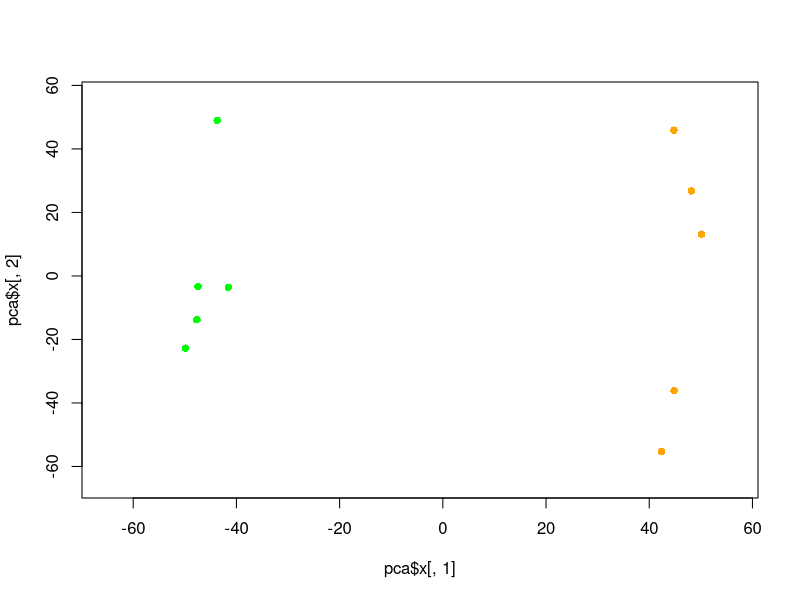
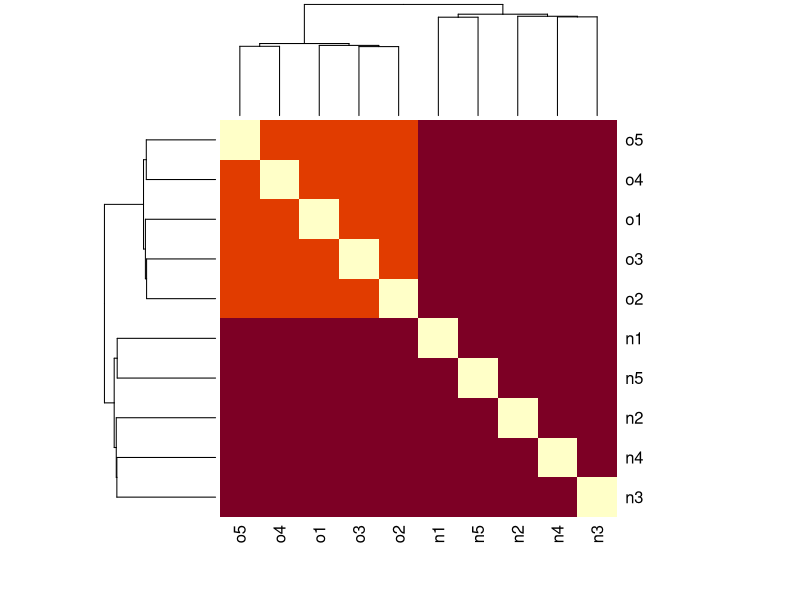
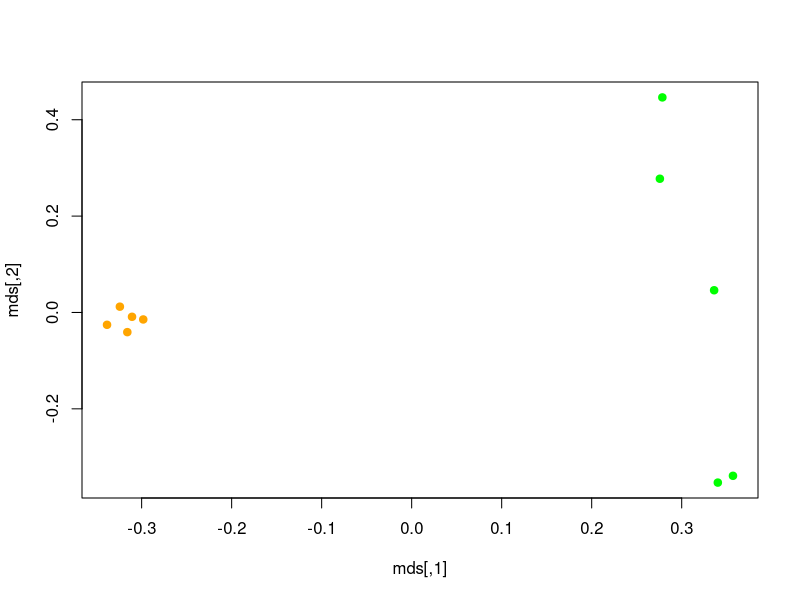
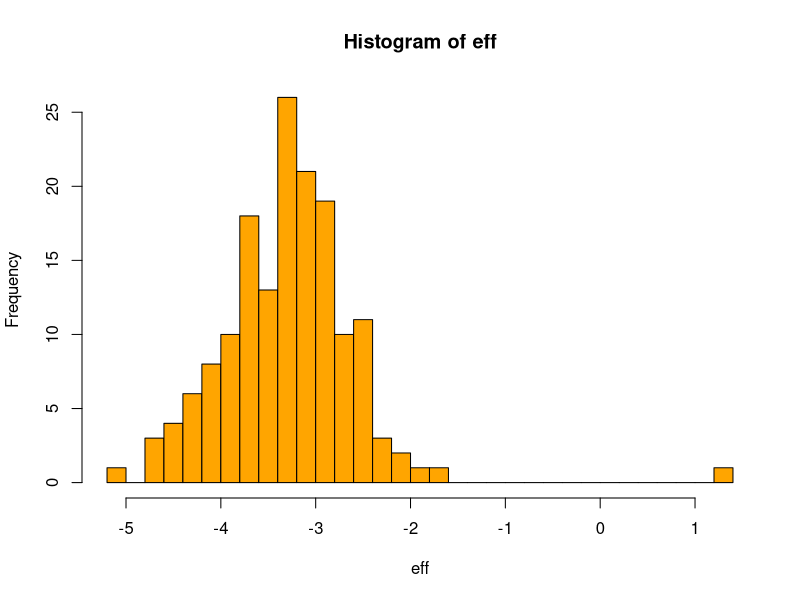

Write the R code that produced these figures, in order.
set.seed(24)

n = 10000

###
  
m_normal = rbind(
  n1=rnorm(n, mean = 0, sd = 1),
  n2=rnorm(n, mean = 0, sd = 1),
  n3=rnorm(n, mean = 0, sd = 1),
  n4=rnorm(n, mean = 0, sd = 1),
  n5=rnorm(n, mean = 0, sd = 1)
)

###

m_cancer = rbind(
  o1=rnorm(n, mean = 0, sd = 1),
  o2=rnorm(n, mean = 0, sd = 1),
  o3=rnorm(n, mean = 0, sd = 1),
  o4=rnorm(n, mean = 0, sd = 1),
  o5=rnorm(n, mean = 0, sd = 1)
) 

m_cancer[, 1:500] = m_cancer[, 1:500] + 3

###

m = cbind(t(m_normal), t(m_cancer))

col = c(rep('green', 5), rep('orange', 5))

pca = prcomp(t(m))
plot(pca$x[,1], pca$x[,2], pch=16, xlim=range(pca$x),
     ylim=range(pca$x), col=col)

cr = cor(m, use='pair', method='p')
heatmap(1-cr, symm=T)

mds = cmdscale(1-cr, k=2)
plot(mds, pch=19, col=col)

###

p.values = apply(m, 1, function(x) {
  r = t.test(x[1:5], x[6:10])
  return(r$p.value)
})

fdr = function(d, a) {
  tp = length(d[1:500][d[1:500] < a])
  fp = length(d[501:10000][d[501:10000] < a])
  return(fp / (tp + fp))
}

length(p.values[p.values < 0.05]) # Кол-во: 948
print(fdr(p.values, 0.05)) # FDR = 0.48

###

p.adj.bh = p.adjust(p.values[order(p.values)], method='BH')
n.rej.bh = sum(p.adj.bh < 0.05)
a.adj.bh = 0.05 * n.rej.bh / 10000 

sum(p.values < a.adj.bh) #КОл-во: 158
print(fdr(p.values, a.adj.bh)) #0.03

###

smpl = m[p.values < a.adj.bh, ]
eff = apply(smpl, 1, function(x) {
  mean(x[1:5]) - mean(x[6:10])
})

hist(eff, col='orange', breaks=25)

###

x = which(p.values < a.adj.bh) 

set.seed(25)
  
m_normal_new = rbind(
  n1=rnorm(n, mean = 0, sd = 1),
  n2=rnorm(n, mean = 0, sd = 1),
  n3=rnorm(n, mean = 0, sd = 1),
  n4=rnorm(n, mean = 0, sd = 1),
  n5=rnorm(n, mean = 0, sd = 1)
)
m_cancer_new = rbind(
  o1=rnorm(n, mean = 0, sd = 1),
  o2=rnorm(n, mean = 0, sd = 1),
  o3=rnorm(n, mean = 0, sd = 1),
  o4=rnorm(n, mean = 0, sd = 1),
  o5=rnorm(n, mean = 0, sd = 1)
) 
m_cancer_new[, 1:500] = m_cancer_new[, 1:500] + 3

m2 = cbind(t(m_normal_new), t(m_cancer_new))
p.values2 = apply(m2, 1, function(x) {
  r = t.test(x[1:5], x[6:10])
  return(r$p.value)
})

p.adj.bh2 = p.adjust(p.values2[order(p.values2)], method='BH')
n.rej.bh2 = sum(p.adj.bh2 < 0.05)
a.adj.bh2 = 0.05 * n.rej.bh2 / 10000 

y = which(p.values2 < 0.05)

print(length(
  intersect(x, y)
) / length(x)) #0.94
